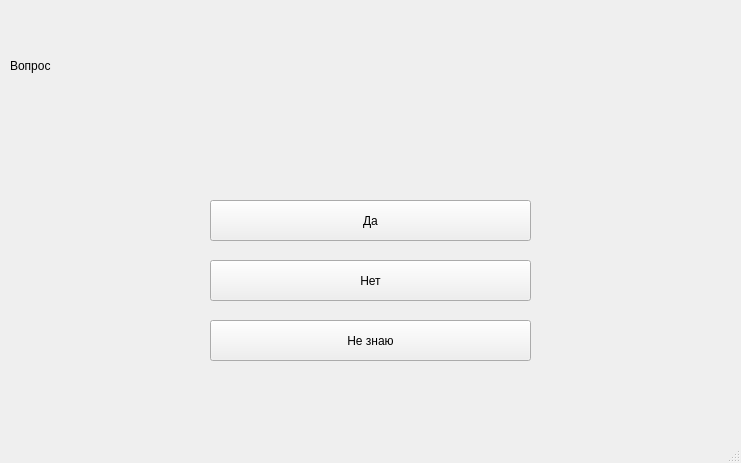
<?xml version="1.0" encoding="UTF-8"?>
<ui version="4.0">
 <class>MainWindow</class>
 <widget class="QMainWindow" name="MainWindow">
  <property name="geometry">
   <rect>
    <x>0</x>
    <y>0</y>
    <width>741</width>
    <height>463</height>
   </rect>
  </property>
  <property name="windowTitle">
   <string>MainWindow</string>
  </property>
  <widget class="QWidget" name="centralwidget">
   <widget class="QLabel" name="label">
    <property name="geometry">
     <rect>
      <x>10</x>
      <y>10</y>
      <width>781</width>
      <height>111</height>
     </rect>
    </property>
    <property name="text">
     <string>Вопрос</string>
    </property>
   </widget>
   <widget class="QPushButton" name="pushButton">
    <property name="geometry">
     <rect>
      <x>210</x>
      <y>200</y>
      <width>321</width>
      <height>41</height>
     </rect>
    </property>
    <property name="text">
     <string>Да</string>
    </property>
   </widget>
   <widget class="QPushButton" name="pushButton_2">
    <property name="geometry">
     <rect>
      <x>210</x>
      <y>260</y>
      <width>321</width>
      <height>41</height>
     </rect>
    </property>
    <property name="text">
     <string>Нет</string>
    </property>
   </widget>
   <widget class="QPushButton" name="pushButton_3">
    <property name="geometry">
     <rect>
      <x>210</x>
      <y>320</y>
      <width>321</width>
      <height>41</height>
     </rect>
    </property>
    <property name="text">
     <string>Не знаю</string>
    </property>
   </widget>
  </widget>
  <widget class="QMenuBar" name="menubar">
   <property name="geometry">
    <rect>
     <x>0</x>
     <y>0</y>
     <width>741</width>
     <height>21</height>
    </rect>
   </property>
  </widget>
  <widget class="QStatusBar" name="statusbar"/>
 </widget>
 <resources/>
 <connections/>
</ui>
